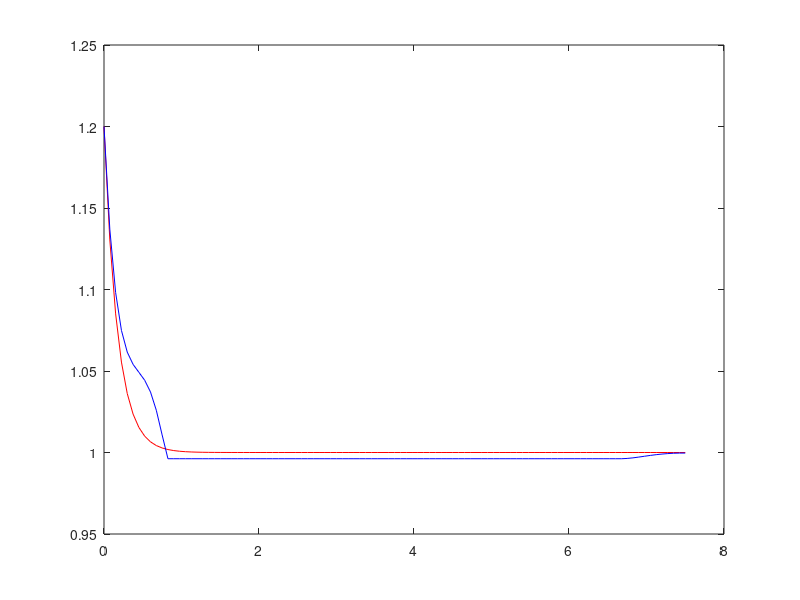

MATLAB code to generate this figure: (Note: this script raises an error after producing the figure.)
close all
clear
clc

L=7.5;                                           % Fin Length %
h=0.075;                                         % Grid Size %
a=zeros((L/h)-1);
for i=1:(L/h)-1
    for j=1:(L/h)-1
if i==j
    a(i,j)=-2.1856;
    a(i,j+1)=1;                                  % Sparse coefficients Matrix %
    a(i+1,j)=1;
end
   end
end
a(:,(L/h))=[];
a((L/h),:)=[];
a((L/h)-1,(L/h)-1)=a((L/h)-1,(L/h)-1)+0.9852;    % Neumann Boundary condition for Coefficient Matrix %
a=sparse(a);
b=zeros((L/h)-1,1)-0.1856;                       % Sourse Terms %
b(1,1)=b(1,1)-1.2;                               % Boundary Condition Effect on 2nd nod %
b((L/h)-1,1)=b((L/h)-1,1)-0.0148;                % Boundary Condition Effect on L-1th nod %
y=cgs(a,b,1e-6,50);                              % Conjugate Gradients Squared Method %
y((L/h),:)=0;                                 
for l=1:(L/h)-1
    y((L/h)+1-l,1)=y((L/h)-l,1);                 % Ordering Output %  
end
y(1,:)=1.2;                                      % Boundary Condition on 1st nod %
y((L/h)+1,:)=0.9852*y((L/h),1)+0.0148;           % Boundary Condition on Last nod %
x=linspace(0,L,(L/h)+1);
plot(x,y,'r');
hold on
%%
h=0.075;                                         % Grid Size %
a=zeros((L/h)-1);
for i=1:(L/h)-1
    for j=1:(L/h)-1
if i==j
    a(i,j)=-2.1856;
    a(i,j+1)=1;                                  % Sparse coefficients Matrix %
    a(i+1,j)=1;
end
   end
end
a(:,(L/h))=[];
a((L/h),:)=[];
a((L/h)-1,(L/h)-1)=a((L/h)-1,(L/h)-1)+0.9852;    % Neumann Boundary condition for Coefficient Matrix %
a=sparse(a);
b=zeros((L/h)-1,1)-0.1856;                       % Sourse Terms %
b(1,1)=b(1,1)-1.2;                               % Boundary Condition Effect on 2nd nod %
b((L/h)-1,1)=b((L/h)-1,1)-0.0148;                % Boundary Condition Effect on L-1th nod %
y=gmres(a,b);                                    % Generalized Minimum Residual Method %
y((L/h),:)=0;                                 
for l=1:(L/h)-1
    y((L/h)+1-l,1)=y((L/h)-l,1);                 % Ordering Output %  
end
y(1,:)=1.2;                                      % Boundary Condition on 1st nod %
y((L/h)+1,:)=0.9852*y((L/h),1)+0.0148;           % Boundary Condition on Last nod %
x=linspace(0,L,(L/h)+1);
plot(x,y,'b');
hold on
%%
h=0.075;                                         % Grid Size %
a=zeros((L/h)-1);
for i=1:(L/h)-1
    for j=1:(L/h)-1
if i==j
    a(i,j)=-2.1856;
    a(i,j+1)=1;                                  % Sparse coefficients Matrix %
    a(i+1,j)=1;
end
   end
end
a(:,(L/h))=[];
a((L/h),:)=[];
a((L/h)-1,(L/h)-1)=a((L/h)-1,(L/h)-1)+0.9852;    % Neumann Boundary condition for Coefficient Matrix %
a=sparse(a);
b=zeros((L/h)-1,1)-0.1856;                       % Sourse Terms %
b(1,1)=b(1,1)-1.2;                               % Boundary Condition Effect on 2nd nod %
b((L/h)-1,1)=b((L/h)-1,1)-0.0148;                % Boundary Condition Effect on L-1th nod %
y=lsqr(a,b,1e-6,50);                             % Least Squares Method %
y((L/h),:)=0;                                 
for l=1:(L/h)-1
    y((L/h)+1-l,1)=y((L/h)-l,1);                 % Ordering Output %  
end
y(1,:)=1.2;                                      % Boundary Condition on 1st nod %
y((L/h)+1,:)=0.9852*y((L/h),1)+0.0148;           % Boundary Condition on Last nod %
x=linspace(0,L,(L/h)+1);
plot(x,y,'k');
hold on
%%
h=0.075;                                         % Grid Size %
a=zeros((L/h)-1);
for i=1:(L/h)-1
    for j=1:(L/h)-1
if i==j
    a(i,j)=-2.1856;
    a(i,j+1)=1;                                  % Sparse coefficients Matrix %
    a(i+1,j)=1;
end
   end
end
a(:,(L/h))=[];
a((L/h),:)=[];
a((L/h)-1,(L/h)-1)=a((L/h)-1,(L/h)-1)+0.9852;    % Neumann Boundary condition for Coefficient Matrix %
a=sparse(a);
b=zeros((L/h)-1,1)-0.1856;                       % Sourse Terms %
b(1,1)=b(1,1)-1.2;                               % Boundary Condition Effect on 2nd nod %
b((L/h)-1,1)=b((L/h)-1,1)-0.0148;                % Boundary Condition Effect on L-1th nod %
y=minres(a,b,1e-6,50);                           % Minimum Residual Method %
y((L/h),:)=0;                                 
for l=1:(L/h)-1
    y((L/h)+1-l,1)=y((L/h)-l,1);                 % Ordering Output %  
end
y(1,:)=1.2;                                      % Boundary Condition on 1st nod %
y((L/h)+1,:)=0.9852*y((L/h),1)+0.0148;           % Boundary Condition on Last nod %
x=linspace(0,L,(L/h)+1);
plot(x,y,'c');
xlabel(' Fin Length ');
ylabel(' Temprature ');
legend(' cgs  ',' gmres ',' lsqr ',' minres ');
%%
